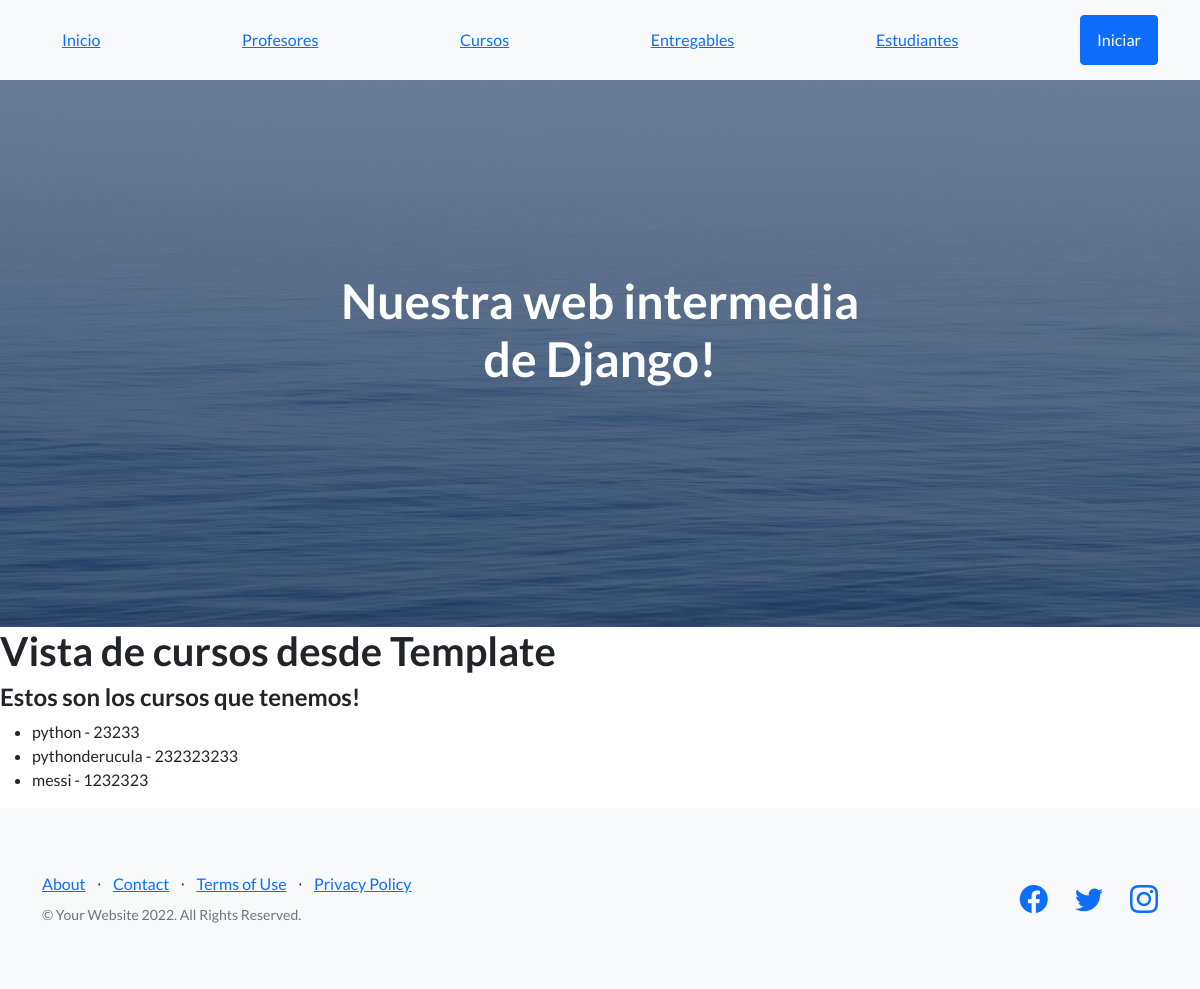
Before: /app-coder/cursos/ with the older database file.
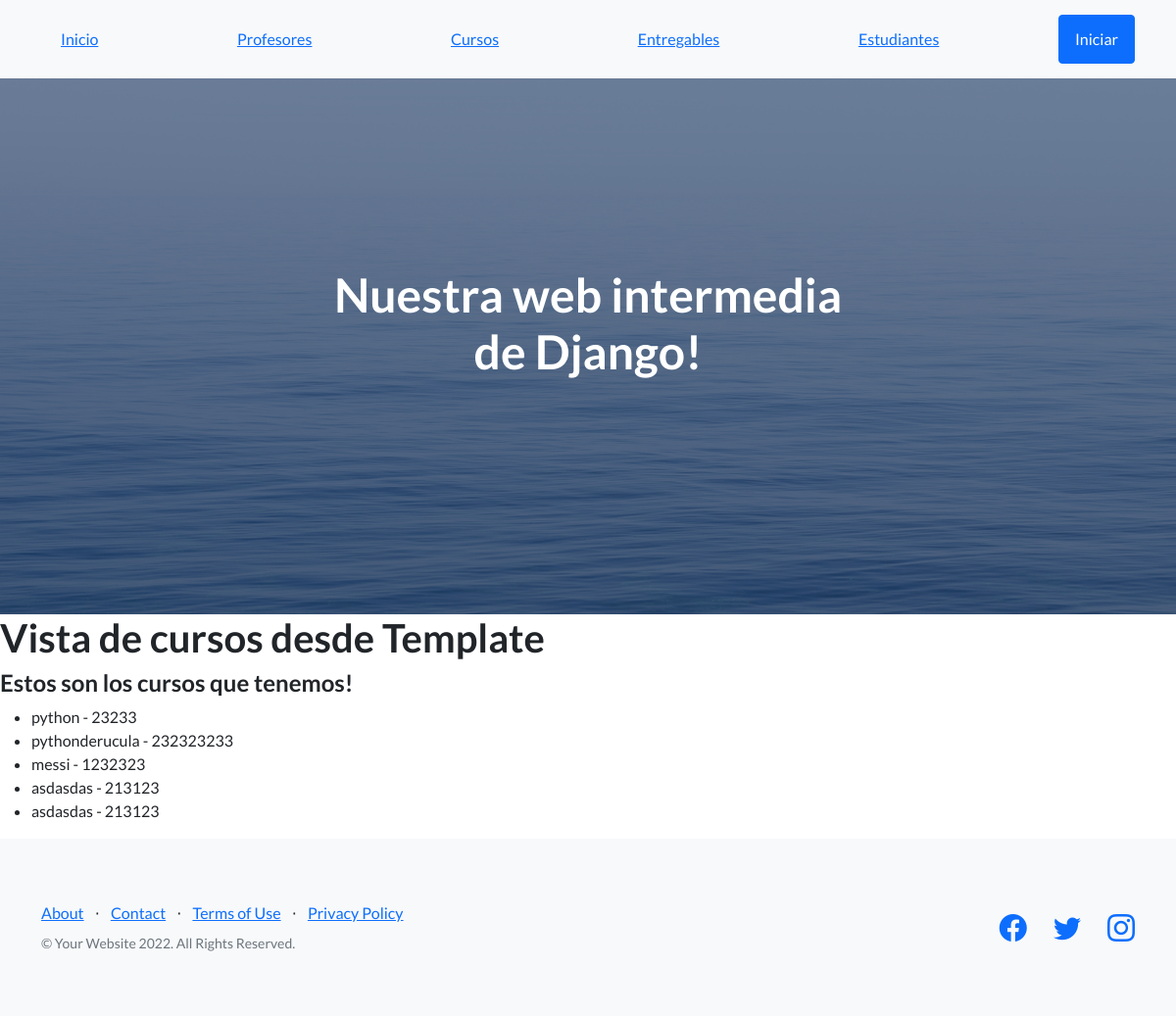
After: the same page with the newer database file.
### AppCoder/models.py (models this page shows, shortened)
class Curso(models.Model):
    nombre = models.CharField( max_length=50)
    camada = models.IntegerField()

### AppCoder/views.py (the view)
# urls.py: path("cursos/", cursos, name="Cursos"),
def cursos(request):
    lista = Curso.objects.all()
    return render(request, "cursos.html", {"lista_cursos":lista})

### AppCoder/Template/cursos.html
{% extends 'padre.html' %}
{% load static %}
{% block contenidoQueCambia %}
<h1>Vista de cursos desde Template</h1>
<h4>Estos son los cursos que tenemos!</h4>
<ul>
        {% for curso in lista_cursos %}
            <li>{{curso.nombre}} - {{curso.camada}}</li>
        {% endfor %}
</ul>
{% endblock contenidoQueCambia %}

Changed rows visible on the page:
added Curso: nombre "asdasdas", camada "213123"
added Curso: nombre "asdasdas", camada "213123"
